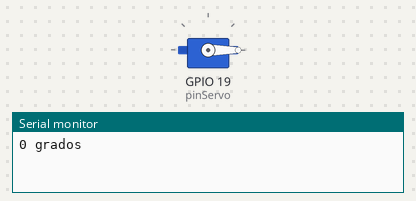
A sketch run on a simulated ESP32. On the bench: servo, the last lines printed to the serial monitor.

Above: at 0.05 s.
At 4.05 s:
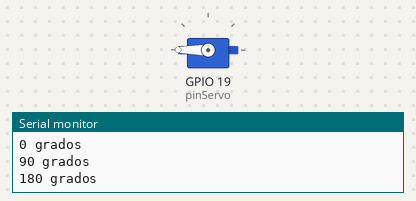
At 8.0 s:
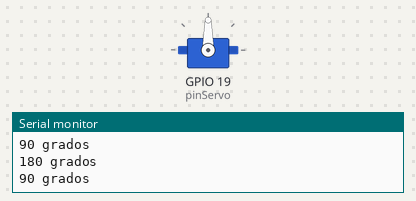
Timing chart, 0 to 10.4 s (numbered marks = the images above):
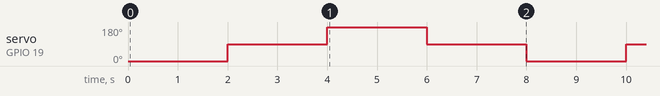

Measured:
- by itself, servo on GPIO 19 (pinServo): repeats every 8.0 s: 180° 2.0 s, 90° 2.0 s, 0° 2.0 s, 90° 2.0 s

The sketch:

Servomotor.ino
```cpp
//Prueba servo
#include <ESP32Servo.h>

Servo miServo;
const int pinServo = 19; // Pin GPIO al que está conectado el servo

void setup()
{
  miServo.attach(pinServo);
  Serial.begin(115200);
}
void loop()
{
  miServo.write(0);    // Mover el servo a 0 grados
  Serial.println("0 grados");
  delay(2000);         // Esperar 1 segundo
  miServo.write(90);   // Mover el servo a 90 grados
  Serial.println("90 grados");
  delay(2000);         // Esperar 1 segundo
  miServo.write(180);  // Mover el servo a 180 grados
  Serial.println("180 grados");
  delay(2000);         // Esperar 1 segundo
  miServo.write(90);   // Mover el servo a 90 grados
  Serial.println("90 grados");
  delay(2000);         // Esperar 1 segundo
}
```
